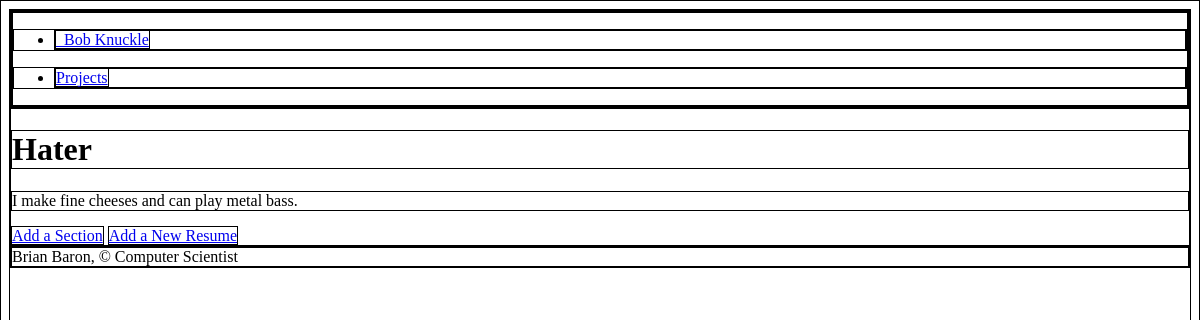
/18, run on the app's committed database.
### resume/models.py (models this page shows, shortened)
class Resume(models.Model):
    name = models.CharField(max_length=100)
    date= models.DateField()
    title= models.CharField(max_length=100)
    summary = models.CharField(max_length=500, blank=True)

### resume/views.py (the view)
# urls.py: path('<int:resume_id>', views.home_resume, name='home_resume'),
def home_resume(request, resume_id):
    resume = Resume.objects.get(id=resume_id)
    return render(request, 'resume.html', {'resume': resume})

### resume/templates/resume.html (shortened to what this page needs)
{% extends 'base.html' %}
{% block content %}
<h1>{{ resume.title }}</h1>
<p>{{ resume.summary }}</p>
<a href="{% url 'section_create' %}">Add a Section</a>
<a href="{% url 'resume_create' %}">Add a New Resume</a>
{% endblock %}

### resume/templates/base.html (shortened to what this page needs)
{% load static %}
<!DOCTYPE html>
<html lang="en">
<head>
  <link rel="stylesheet" type="text/css" href="{% static 'css/style.css' %}">
</head>
<body>
  <header class="navbar-fixed">
    <nav>
      <div class="nav-wrapper">
        <ul>
          <li><a href="/" class="left brand-logo">&nbsp;&nbsp;{{ resume.name }}</a></li>
        </ul>
        <ul class="right">
          <li><a href="/projects">Projects</a></li>
        </ul>
      </div>
    </nav>
  </header>
  <main class="container">
    {% block content %}
    {% endblock %}
  </main>
  <footer class="page-footer">
    <div class="right">Brian Baron, &copy; Computer Scientist &nbsp;</div>
  </footer>
</body>
</html>

### resume/static/css/style.css (style rules this page uses)
body { display: flex; min-height: 100vh; flex-direction: column; }
* { border: solid black 1px; }

### data on the page
Resume: name "Bob Knuckle", title "Hater", summary "I make fine cheeses and can play metal bass."
